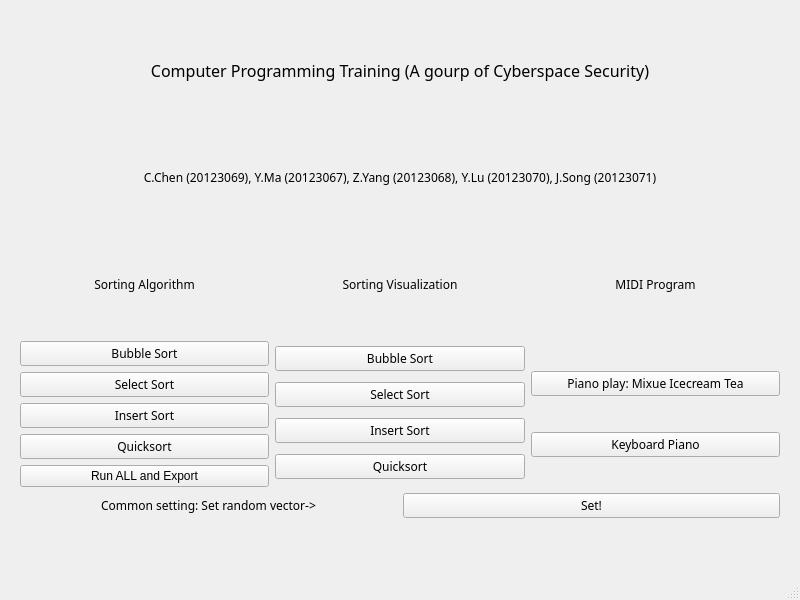
<?xml version="1.0" encoding="UTF-8"?>
<ui version="4.0">
 <class>MainWindow</class>
 <widget class="QMainWindow" name="MainWindow">
  <property name="geometry">
   <rect>
    <x>0</x>
    <y>0</y>
    <width>800</width>
    <height>600</height>
   </rect>
  </property>
  <property name="windowTitle">
   <string>MainWindow</string>
  </property>
  <widget class="QWidget" name="centralwidget">
   <layout class="QGridLayout" name="gridLayout">
    <item row="0" column="0">
     <layout class="QVBoxLayout" name="verticalLayout_2">
      <property name="sizeConstraint">
       <enum>QLayout::SetDefaultConstraint</enum>
      </property>
      <property name="leftMargin">
       <number>11</number>
      </property>
      <property name="topMargin">
       <number>11</number>
      </property>
      <property name="rightMargin">
       <number>11</number>
      </property>
      <property name="bottomMargin">
       <number>11</number>
      </property>
      <item>
       <widget class="QLabel" name="label">
        <property name="font">
         <font>
          <family>微软雅黑</family>
          <pointsize>12</pointsize>
         </font>
        </property>
        <property name="text">
         <string>Computer Programming Training (A gourp of Cyberspace Security)</string>
        </property>
        <property name="alignment">
         <set>Qt::AlignCenter</set>
        </property>
       </widget>
      </item>
      <item>
       <widget class="QLabel" name="label_2">
        <property name="font">
         <font>
          <family>微软雅黑</family>
         </font>
        </property>
        <property name="text">
         <string>C.Chen (20123069), Y.Ma (20123067), Z.Yang (20123068), Y.Lu (20123070), J.Song (20123071)</string>
        </property>
        <property name="alignment">
         <set>Qt::AlignCenter</set>
        </property>
       </widget>
      </item>
      <item>
       <layout class="QHBoxLayout" name="horizontalLayout_2">
        <item>
         <widget class="QLabel" name="label_5">
          <property name="font">
           <font>
            <family>微软雅黑</family>
           </font>
          </property>
          <property name="text">
           <string>Sorting Algorithm</string>
          </property>
          <property name="alignment">
           <set>Qt::AlignCenter</set>
          </property>
         </widget>
        </item>
        <item>
         <widget class="QLabel" name="label_3">
          <property name="font">
           <font>
            <family>微软雅黑</family>
           </font>
          </property>
          <property name="text">
           <string>Sorting Visualization</string>
          </property>
          <property name="alignment">
           <set>Qt::AlignCenter</set>
          </property>
         </widget>
        </item>
        <item>
         <widget class="QLabel" name="label_4">
          <property name="font">
           <font>
            <family>微软雅黑</family>
           </font>
          </property>
          <property name="text">
           <string>MIDI Program</string>
          </property>
          <property name="alignment">
           <set>Qt::AlignCenter</set>
          </property>
         </widget>
        </item>
       </layout>
      </item>
      <item>
       <layout class="QHBoxLayout" name="horizontalLayout">
        <item>
         <layout class="QVBoxLayout" name="verticalLayout_3">
          <item>
           <widget class="QPushButton" name="Button_BubbleSort_Algo">
            <property name="font">
             <font>
              <family>微软雅黑</family>
             </font>
            </property>
            <property name="text">
             <string>Bubble Sort</string>
            </property>
           </widget>
          </item>
          <item>
           <widget class="QPushButton" name="Button_SelectSort_Algo">
            <property name="font">
             <font>
              <family>微软雅黑</family>
             </font>
            </property>
            <property name="text">
             <string>Select Sort</string>
            </property>
           </widget>
          </item>
          <item>
           <widget class="QPushButton" name="Button_InsertSort_Algo">
            <property name="font">
             <font>
              <family>微软雅黑</family>
             </font>
            </property>
            <property name="text">
             <string>Insert Sort</string>
            </property>
           </widget>
          </item>
          <item>
           <widget class="QPushButton" name="Button_QuickSort_Algo">
            <property name="font">
             <font>
              <family>微软雅黑</family>
             </font>
            </property>
            <property name="text">
             <string>Quicksort</string>
            </property>
           </widget>
          </item>
          <item>
           <widget class="QPushButton" name="pushButton">
            <property name="text">
             <string>Run ALL and Export</string>
            </property>
           </widget>
          </item>
         </layout>
        </item>
        <item>
         <layout class="QVBoxLayout" name="verticalLayout_4">
          <item>
           <widget class="QPushButton" name="Button_BubbleSort_Visual">
            <property name="font">
             <font>
              <family>微软雅黑</family>
             </font>
            </property>
            <property name="text">
             <string>Bubble Sort</string>
            </property>
           </widget>
          </item>
          <item>
           <widget class="QPushButton" name="Button_SelectSort_Visual">
            <property name="font">
             <font>
              <family>微软雅黑</family>
             </font>
            </property>
            <property name="text">
             <string>Select Sort</string>
            </property>
           </widget>
          </item>
          <item>
           <widget class="QPushButton" name="Button_InsertSort_Visual">
            <property name="font">
             <font>
              <family>微软雅黑</family>
             </font>
            </property>
            <property name="text">
             <string>Insert Sort</string>
            </property>
           </widget>
          </item>
          <item>
           <widget class="QPushButton" name="Button_QuickSort_Visual">
            <property name="font">
             <font>
              <family>微软雅黑</family>
             </font>
            </property>
            <property name="text">
             <string>Quicksort</string>
            </property>
           </widget>
          </item>
         </layout>
        </item>
        <item>
         <layout class="QVBoxLayout" name="verticalLayout_5">
          <item>
           <widget class="QPushButton" name="Button_Piano_Play">
            <property name="font">
             <font>
              <family>微软雅黑</family>
             </font>
            </property>
            <property name="text">
             <string>Piano play: Mixue Icecream Tea</string>
            </property>
           </widget>
          </item>
          <item>
           <widget class="QPushButton" name="Button_Keyboard_Piano">
            <property name="font">
             <font>
              <family>微软雅黑</family>
             </font>
            </property>
            <property name="text">
             <string>Keyboard Piano</string>
            </property>
           </widget>
          </item>
         </layout>
        </item>
       </layout>
      </item>
      <item>
       <layout class="QHBoxLayout" name="horizontalLayout_3">
        <item>
         <widget class="QLabel" name="label_6">
          <property name="font">
           <font>
            <family>微软雅黑</family>
           </font>
          </property>
          <property name="text">
           <string>Common setting: Set random vector-&gt;</string>
          </property>
          <property name="alignment">
           <set>Qt::AlignCenter</set>
          </property>
         </widget>
        </item>
        <item>
         <widget class="QPushButton" name="Button_Set">
          <property name="font">
           <font>
            <family>微软雅黑</family>
           </font>
          </property>
          <property name="text">
           <string>Set!</string>
          </property>
         </widget>
        </item>
       </layout>
      </item>
      <item>
       <spacer name="verticalSpacer">
        <property name="orientation">
         <enum>Qt::Vertical</enum>
        </property>
        <property name="sizeType">
         <enum>QSizePolicy::Fixed</enum>
        </property>
        <property name="sizeHint" stdset="0">
         <size>
          <width>20</width>
          <height>40</height>
         </size>
        </property>
       </spacer>
      </item>
     </layout>
    </item>
   </layout>
  </widget>
  <widget class="QMenuBar" name="menubar">
   <property name="geometry">
    <rect>
     <x>0</x>
     <y>0</y>
     <width>800</width>
     <height>22</height>
    </rect>
   </property>
  </widget>
  <widget class="QStatusBar" name="statusbar"/>
 </widget>
 <resources/>
 <connections/>
</ui>
